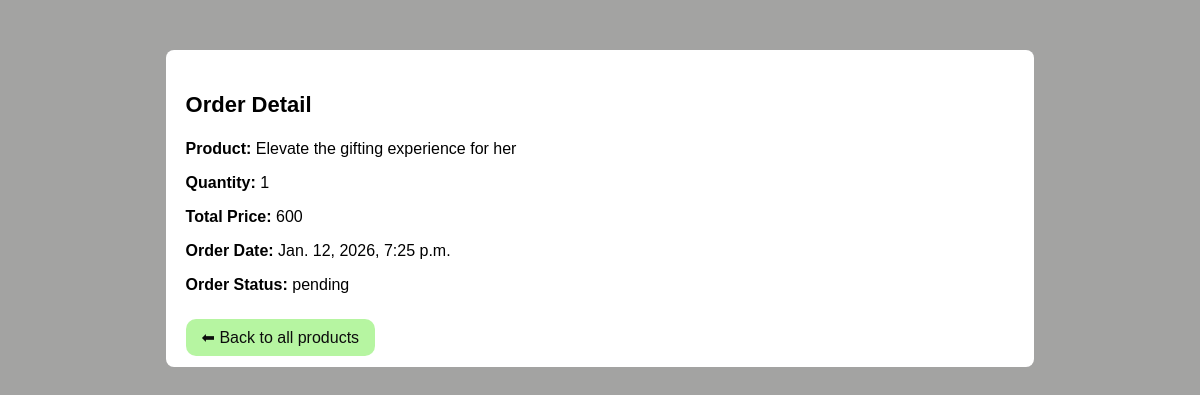
/order/25/ (signed in), run on the app's committed database.
### product/models.py (models this page shows, shortened)
class Order(models.Model):
    STATUS_CHOICSE = [
        ("pending" , "Pendinf"),
        ("shipped" , "Shipped"),
        ("delivered" , "Delivered"),
        ("cancelled" , "Cancelled"),
    ]
    user = models.ForeignKey(settings.AUTH_USER_MODEL, on_delete=models.CASCADE,related_name="product_order")
    product = models.ForeignKey(Product, on_delete=models.CASCADE)
    quantity = models.PositiveIntegerField()
    total_points = models.PositiveIntegerField()
    status = models.CharField(
        max_length=20,
        choices= STATUS_CHOICSE,
        default="pending"
    )
    is_active = models.BooleanField(default=True)
    created_at = models.DateTimeField(auto_now_add=True)
    updated_at = models.DateTimeField(auto_now_add=True)

class Product(models.Model):
    name = models.CharField(max_length=200)
    sku = models.CharField(max_length=100, unique=True)
    brand = models.ForeignKey(Brand, on_delete=models.CASCADE)
    category = models.ForeignKey(Category, on_delete=models.CASCADE)
    subcategory = models.ForeignKey(SubCategory, on_delete=models.CASCADE)
    short_description = models.TextField(blank=True, null=True)
    description = models.TextField(blank=True, null=True)
    quantity = models.PositiveIntegerField()
    points = models.PositiveIntegerField()
    wallet = models.ForeignKey(
        Wallet,
        on_delete=models.SET_NULL,
        null=True,
        blank=True
    )
    is_active = models.BooleanField(default=True)
    created_at = models.DateTimeField(auto_now_add=True)
    updated_at = models.DateTimeField(auto_now_add=True)

### product/views.py (the view)
# urls.py: path('order/<int:order_id>/', views.order_detail, name="order_detail"),
def order_detail(request, order_id):
    order = get_object_or_404(Order, id=order_id, user=request.user)
    context = {
        "order": order
    }
    return render(request, "product/order_detail.html", context)

### product/templates/product/order_detail.html (shortened to what this page needs)
<!DOCTYPE html>
<html lang="en">
<head>
</head>
<body>
    <div class="box">
        <p class="title">Order Detail</p>
        <p><span class="label">Product:</span> {{ order.product.name }}</p>
        <p><span class="label">Quantity:</span> {{ order.quantity }}</p>
        <p><span class="label">Total Price:</span> {{ order.total_points }}</p>
        <p><span class="label">Order Date:</span> {{ order.created_at }}</p>
        <p><span class="label">Order Status:</span> {{ order.status }}</p>
        <br>
        <a class="btn" href="{% url 'product_list' %}">⬅ Back to all products</a>
    </div>
</body>
</html>

### product/templates/product/order_detail.html (style rules this page uses)
body { font-family: Arial; background: #a3a3a2; }
.box { width: 70%; margin: auto; background: white; padding: 20px; border-radius: 8px; margin-top: 50px; }
.title { font-size: 22px; font-weight: bold; }
.label { font-weight: bold; }
.btn { background: rgba(127, 237, 91, 0.568); text-decoration: none; color: rgb(12, 12, 12); border: none; cursor: pointer; margin-top: 10px; padding: 10px 16px; width: 90%; border-radius: 10px; text-align: center; }

### data on the page
Order: product.name "Elevate the gifting experience for her", quantity "1", total_points "600", created_at "Jan. 12, 2026, 7:25 p.m.", status "pending"
